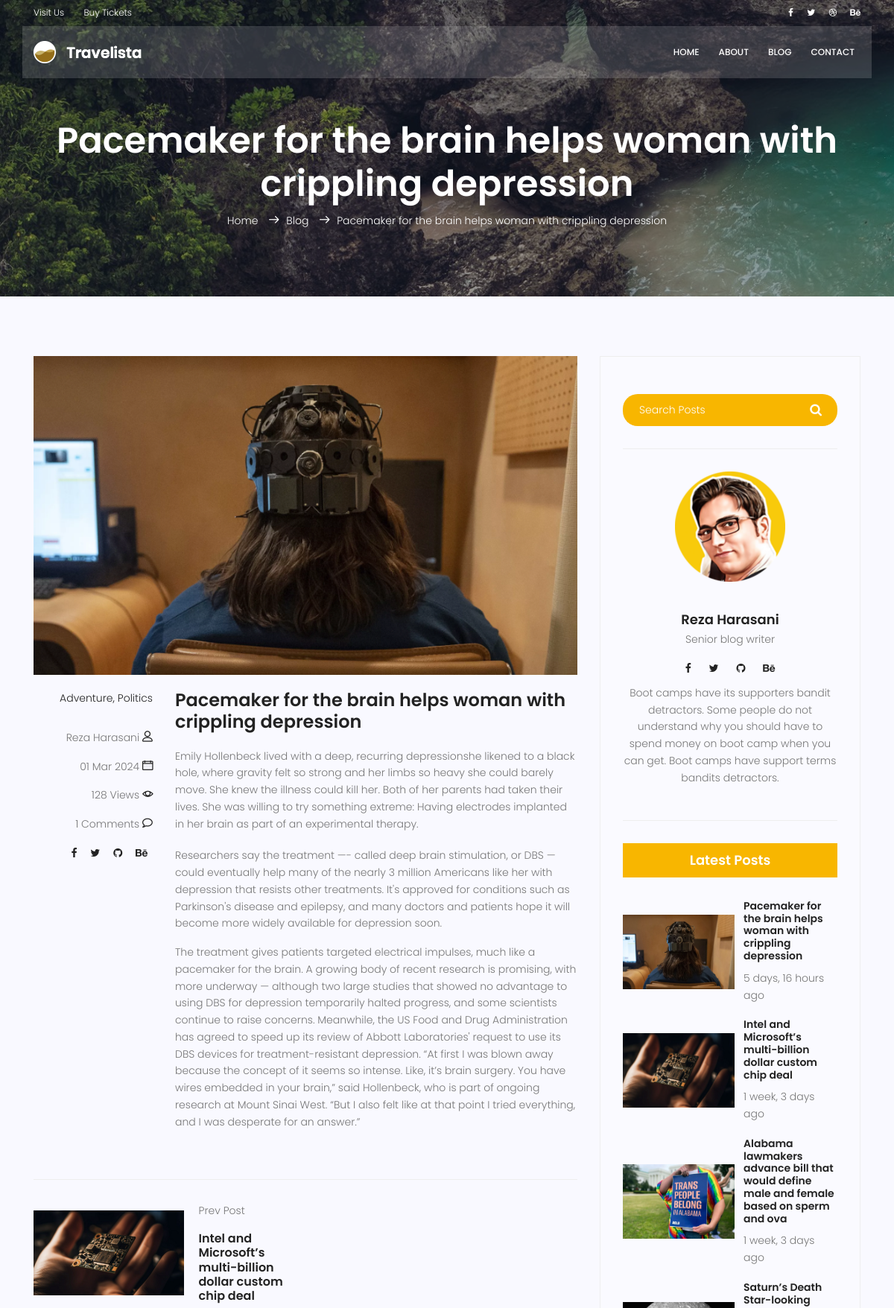
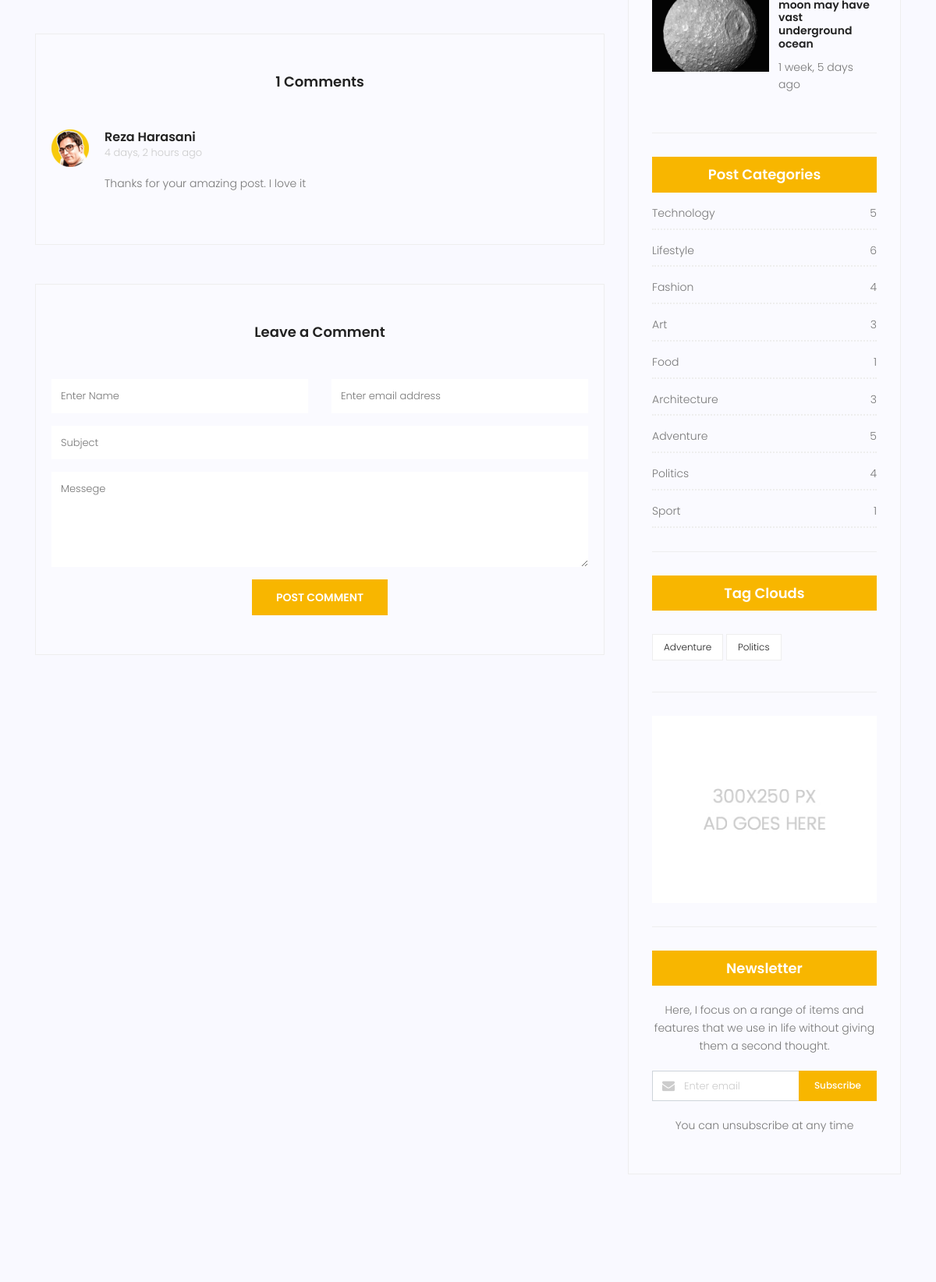
The page /blog/18 (upper part) on the database its author committed (2 pictures, top to bottom).
### blog/models.py (models this page shows, shortened)
class Post(models.Model):
    author = models.ForeignKey(User, on_delete=models.SET_NULL, null=True)
    avatar = models.ImageField(upload_to='blog/avatar', default='/blog/avatar/default.png')
    title = models.CharField(max_length=200)
    content = models.TextField()
    image = models.ImageField(upload_to='blog/', default='/blog/default.jpg')
    counted_views = models.IntegerField(default=0)
    status = models.BooleanField(default=False)
    created_date = models.DateTimeField(auto_now_add=True)
    updated_date = models.DateTimeField(auto_now=True)
    published_date = models.DateTimeField(null=True)
    category = models.ManyToManyField(Category)
    tags = TaggableManager()
    class Meta:
        ordering = ['-created_date']

class Category(models.Model):
    name = models.CharField(max_length=200)
    class Meta:
        verbose_name_plural = 'Categories'

class Comment(models.Model):
    post = models.ForeignKey('Post', on_delete=models.CASCADE)
    name = models.CharField(max_length=200)
    email = models.EmailField()
    subject = models.CharField(max_length=200)
    message = models.TextField()
    created_date = models.DateTimeField(auto_now_add=True)
    updated_date = models.DateTimeField(auto_now=True)
    approved = models.BooleanField(default=False)
    class Meta:
        verbose_name_plural = 'Comments'
        ordering = ['-created_date']

### blog/views.py (the view, shortened to what this page needs)
# urls.py: path('<int:pid>', blog_single, name='single'),
def blog_single(request, pid):
    posts = Post.objects.filter(status=1).filter(published_date__lte=timezone.now())
    post = get_object_or_404(posts, pk=pid)
    comments = Comment.objects.filter(post=post.id, approved=True)
    post.counted_views += 1
    post.save()
    form = CommentForm()
    content = {'post': post, 'comments': comments, 'form': form}
    return render(request, 'blog/blog-single.html', content)

### blog/forms.py
class CommentForm(forms.ModelForm):
    class Meta:
        model = Comment
        fields = ['post', 'name', 'email', 'subject', 'message']

### blog/templatetags/blog_tags.py (called while the page is built)
@register.inclusion_tag('blog/blog-popular-posts.html')
def blog_popular_posts(arg=4):
    posts = Post.objects.filter(status=1).order_by('-published_date')[:arg]
    return {'posts': posts}

@register.inclusion_tag('blog/blog-post-categories.html')
def blog_post_categories():
    posts = Post.objects.filter(status=1)
    categories = Category.objects.all()
    categories_dict = {}
    for category in categories:
        post_count = posts.filter(category=category).count()
        categories_dict[category.name] = post_count
    return {'categories': categories_dict}

### templates/blog/blog-single.html (shortened to what this page needs)
{% extends "base.html" %}
{% load static %}
{% load humanize %}
{% load blog_tags %}
{% block content %}
    <section class="relative about-banner">
        <div class="overlay overlay-bg"></div>
        <div class="container">
            <div class="row d-flex align-items-center justify-content-center">
                <div class="about-content col-lg-12">
                    <h1 class="text-white">
                        {{ post.title }}
                    </h1>
                    <p class="text-white link-nav"><a href="{% url 'website:index' %}">Home </a> <span
                            class="lnr lnr-arrow-right"></span><a href="{% url 'blog:index' %}">Blog </a> <span
                            class="lnr lnr-arrow-right"></span>{{ post.title }}</p>
                </div>
            </div>
        </div>
    </section>
    <section class="post-content-area single-post-area">
        <div class="container">
            <div class="row">
                <div class="col-lg-8 posts-list">
                    <div class="single-post row">
                        <div class="col-lg-12">
                            <div class="feature-img">
                                <img class="img-fluid" src="{{ post.image.url }}" alt="">
                            </div>
                        </div>
                        <div class="col-lg-3  col-md-3 meta-details">
                            <ul class="tags">
                                {% for category in post.category.all %}
                                    {% if not forloop.last %}
                                        <li><a href="#">{{ category.name }},</a></li>
                                    {% else %}
                                        <li><a href="#">{{ category.name }}</a></li>
                                    {% endif %}
                                {% endfor %}
                            </ul>
                            <div class="user-details row">
                                <p class="user-name col-lg-12 col-md-12 col-6">{{ post.author.get_full_name }} <span
                                        class="lnr lnr-user"></span></p>
                                <p class="date col-lg-12 col-md-12 col-6">{{ post.published_date|date:"d M Y" }} <span
                                        class="lnr lnr-calendar-full"></span></p>
                                <p class="view col-lg-12 col-md-12 col-6">{{ post.counted_views }} Views <span
                                        class="lnr lnr-eye"></span></p>
                                <p class="comments col-lg-12 col-md-12 col-6">{{ comments|length }} Comments <span
                                        class="lnr lnr-bubble"></span></p>
                                <ul class="social-links col-lg-12 col-md-12 col-6">
                                    <li><a href="#"><i class="fa fa-facebook"></i></a></li>
                                    <li><a href="#"><i class="fa fa-twitter"></i></a></li>
                                    <li><a href="#"><i class="fa fa-github"></i></a></li>
                                    <li><a href="#"><i class="fa fa-behance"></i></a></li>
                                </ul>
                            </div>
                        </div>
                        <div class="col-lg-9 col-md-9">
                            <h3 class="mt-20 mb-20">{{ post.title }}</h3>
                            <p class="excert">
                                {{ post.content|safe }}
                            </p>
                        </div>
                    </div>
                    <div class="navigation-area">
                        <div class="row">
                            <div class="col-lg-6 col-md-6 col-12 nav-left flex-row d-flex justify-content-start align-items-center">
                                <div class="thumb">
                                    <a href="#"><img class="img-fluid"
                                                     src="{{ post.get_previous_by_created_date.image.url }}" alt=""></a>
                                </div>
                                <div class="arrow">
                                    <a href="#"></a>
                                </div>
                                <div class="details">
                                    {% if post.get_previous_by_created_date %}
                                        <p>Prev Post</p>
                                        <a href="{% url 'blog:single' post.get_previous_by_created_date.id %}">
                                            <h5>{{ post.get_previous_by_created_date.title }}</h5></a>
                                    {% endif %}
                                </div>
                            </div>
                            <div class="col-lg-6 col-md-6 col-12 nav-right flex-row d-flex justify-content-end align-items-center">
                                <div class="arrow">
                                    <a href="#"></a>
                                </div>
                            </div>
                        </div>
                    </div>
                    <div class="comments-area">
                        <h4>{{ comments|length }} Comments</h4>
                        {% for comment in comments %}
                            <div class="comment-list">
                                <div class="single-comment justify-content-between d-flex">
                                    <div class="user justify-content-between d-flex">
                                        <div class="thumb">
                                            <img src="{% static 'img/blog/harasani.r-avatar.png' %}" alt="">
                                        </div>
                                        <div class="desc">
                                            <h5><a href="#">{{ comment.name }}</a></h5>
                                            <p class="date">{{ comment.created_date|naturaltime }}</p>
                                            <p class="comment">
                                                {{ comment.message }}
                                            </p>
                                        </div>
                                    </div>
                                </div>
                            </div>
                        {% empty %}
                            <p>no comments here be the first one to tell you thoughts</p>
                        {% endfor %}
                    </div>
                    <div class="comment-form">
                        <h4>Leave a Comment</h4>
                        <form method="post" action="{% url 'blog:single' pid=post.id %}">
                            <div class="form-group form-inline">
                                <div class="form-group col-lg-6 col-md-12 name">
                                    <input type="text" class="form-control" name="name" placeholder="Enter Name"
                                           onfocus="this.placeholder = ''" onblur="this.placeholder = 'Enter Name'">
                                </div>
                                <div class="form-group col-lg-6 col-md-12 email">
                                    <input type="email" class="form-control" name="email"
                                           placeholder="Enter email address"
                                           onfocus="this.placeholder = ''"
                                           onblur="this.placeholder = 'Enter email address'">
                                </div>
                            </div>
                            <div class="form-group">
                                <input type="text" class="form-control" name="subject" placeholder="Subject"
                                       onfocus="this.placeholder = ''" onblur="this.placeholder = 'Subject'">
                            </div>
                            <div class="form-group">
                            <textarea class="form-control mb-10" rows="5" name="message" placeholder="Messege"
                                      onfocus="this.placeholder = ''" onblur="this.placeholder = 'Messege'"
                                      required=""></textarea>
                            </div>
                            <button type="submit" class="primary-btn text-uppercase">Post Comment</button>
                        </form>
                    </div>
                </div>
                <div class="col-lg-4 sidebar-widgets">
                    <div class="widget-wrap">
                        {% include 'blog/blog-search.html' %}
                        {% include 'blog/blog-writer.html' %}
                        {% blog_popular_posts %}
                        {% blog_post_categories %}
                        {% include 'blog/blog-tags.html' %}
                        {% include 'blog/blog-ads.html' %}
                        {% include 'blog/blog-newsletter.html' %}
                    </div>
                </div>
            </div>
        </div>
    </section>
{% endblock %}

### templates/blog/blog-popular-posts.html
{% load static %}
{% load humanize  %}
<div class="single-sidebar-widget popular-post-widget">
    <h4 class="popular-title">Latest Posts</h4>
    <div class="popular-post-list">
        {% for post in posts %}
            <div class="single-post-list d-flex flex-row align-items-center">
                <div class="thumb">
                    <img class="img-fluid" src="{{ post.image.url }}" alt="">
                </div>
                <div class="details">
                    <a href="{% url 'blog:single' pid=post.id %}"><h6>{{ post.title }}</h6></a>
                    <p>{{ post.published_date|naturaltime }}</p>
                </div>
            </div>
        {% endfor %}
    </div>
</div>

### templates/blog/blog-post-categories.html
{% load static %}
<div class="single-sidebar-widget post-category-widget">
    <h4 class="category-title">Post Categories</h4>
    <ul class="cat-list">
        {% for name,count in categories.items %}
            <li>
                <a href="{% url 'blog:category' category_name=name %}" class="d-flex justify-content-between">
                    <p>{{ name }}</p>
                    <p>{{ count }}</p>
                </a>
            </li>
        {% endfor %}
    </ul>
</div>

### templates/blog/blog-tags.html
{% load static %}
<div class="single-sidebar-widget tag-cloud-widget">
    <h4 class="tagcloud-title">Tag Clouds</h4>
    <ul>
        {% for tag in post.tags.all %}
            <li><a href="{% url 'blog:tag' tag_name=tag.name %}">{{ tag.name }}</a></li>
        {% endfor %}
    </ul>
</div>

### rows shown on the page
Post: title "Pacemaker for the brain helps woman with crippling depression", image (picture), author.get_full_name "Reza Harasani", published_date "01 Mar 2024", counted_views "128", content "Emily Hollenbeck lived with a deep, recurring depressionshe likened to a black hole, where gravity felt so strong and her limbs so heavy she could barely move. She knew the illness could kill her. Both of her parents had taken their lives. She was willing to try something extreme: Having electrodes implanted in her brain as part of an experimental therapy. Researchers say the treatment —- called deep brain stimulation, or DBS — could eventually help many of the nearly 3 million Americans like her with depression that resists other treatments. It's approved for conditions such as Parkinson's disease and epilepsy, and many doctors and patients hope it will become more widely available for…", get_previous_by_created_date.image (picture), get_previous_by_created_date "Intel and Microsoft’s multi-billion dollar custom chip deal", published_date "5 days, 16 hours ago"
Category: name "Adventure", categories "Adventure"
Category: name "Politics", categories "Politics"
Comment: name "Reza Harasani", created_date "4 days, 2 hours ago", message "Thanks for your amazing post. I love it"
Post: image (picture), title "Intel and Microsoft’s multi-billion dollar custom chip deal", published_date "1 week, 3 days ago"
Post: image (picture), title "Alabama lawmakers advance bill that would define male and female based on sperm and ova", published_date "1 week, 3 days ago"
Post: image (picture), title "Saturn’s Death Star-looking moon may have vast underground ocean", published_date "1 week, 5 days ago"
Category: categories "Technology"
Category: categories "Lifestyle"
Category: categories "Fashion"
Category: categories "Art"
Category: categories "Food"
Category: categories "Architecture"
Category: categories "Sport"
Tag: name "Adventure"
Tag: name "Politics"

### other values the page prints
{{ comments|length }} "1"
{{ count }} "5" "6" "4" "3" "1" "3" "5" "4" "1"
